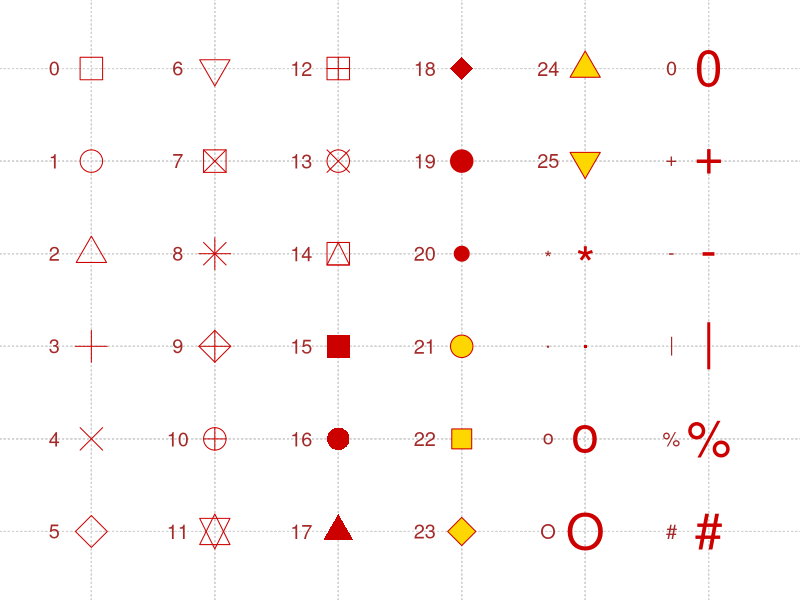
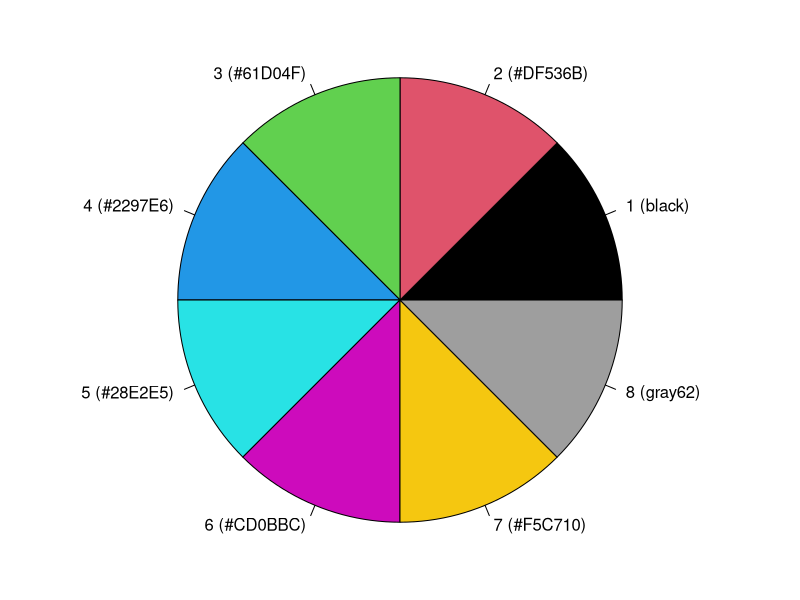
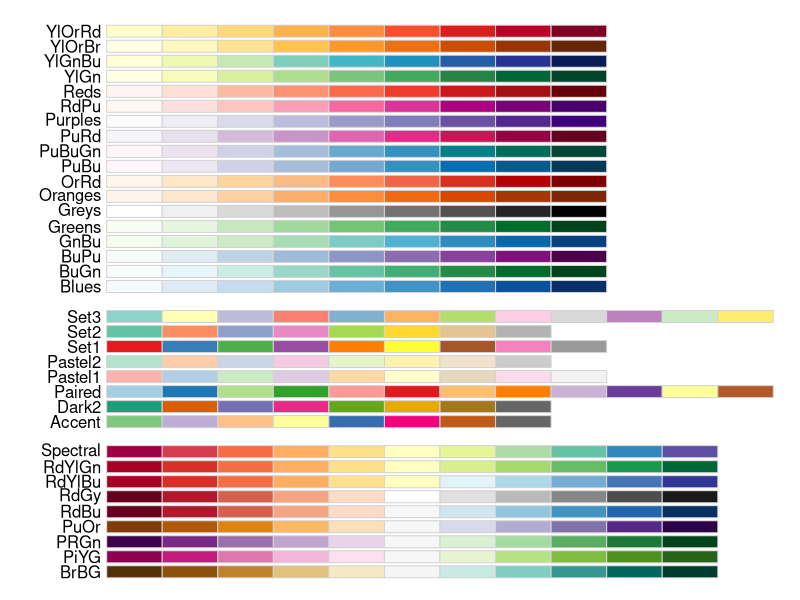

These charts were generated, in order, by the following R code:
## ---- chunk 1
# taken from example(points)
pchShow = function(extras = c("*",".", "o","O","0","+","-","|","%","#"), cex = 3,
                   col = "red3", bg = "gold", coltext = "brown", cextext = 1.2) {
  nex <- length(extras)
  np  <- 26 + nex
  ipch <- 0:(np-1)
  k <- floor(sqrt(np))
  dd <- c(-1,1)/2
  rx <- dd + range(ix <- ipch %/% k)
  ry <- dd + range(iy <- 3 + (k-1)- ipch %% k)
  pch <- as.list(ipch) # list with integers & strings
  if(nex > 0) pch[26+ 1:nex] <- as.list(extras)
  par(mar=rep(0,4))
  plot(rx, ry, type = "n", axes  =  FALSE, xlab = "", ylab = "")
  abline(v = ix, h = iy, col = "lightgray", lty = "dotted")
  for(i in 1:np) {
    pc <- pch[[i]]
    ## 'col' symbols with a 'bg'-colored interior (where available) :
    points(ix[i], iy[i], pch = pc, col = col, bg = bg, cex = cex)
    if(cextext > 0)
      text(ix[i] - 0.3, iy[i], pc, col = coltext, cex = cextext)
    }
  }
pchShow()
## ---- chunk 2
(pal = palette())
par(mar=rep(0,4))
pie(rep(1, length(pal)), labels=sprintf('%d (%s)', seq_along(pal),pal), col=pal)
## ---- chunk 3
library(RColorBrewer)
par(mar=c(0,4,0,0))
display.brewer.all()
# generate 8 colors from the Set2 palette
brewer.pal(8, 'Set2')
